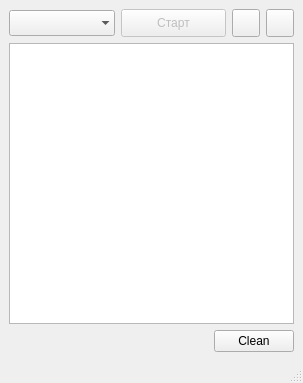
<?xml version="1.0" encoding="UTF-8"?>
<ui version="4.0">
 <class>MainWindow</class>
 <widget class="QMainWindow" name="MainWindow">
  <property name="enabled">
   <bool>true</bool>
  </property>
  <property name="geometry">
   <rect>
    <x>0</x>
    <y>0</y>
    <width>303</width>
    <height>383</height>
   </rect>
  </property>
  <property name="maximumSize">
   <size>
    <width>16777215</width>
    <height>16777215</height>
   </size>
  </property>
  <property name="windowTitle">
   <string>MainWindow</string>
  </property>
  <widget class="QWidget" name="centralwidget">
   <layout class="QVBoxLayout" name="verticalLayout">
    <item>
     <layout class="QHBoxLayout" name="horizontalLayout">
      <item>
       <widget class="QComboBox" name="deviceComboBox">
        <property name="minimumSize">
         <size>
          <width>0</width>
          <height>26</height>
         </size>
        </property>
        <property name="frame">
         <bool>false</bool>
        </property>
       </widget>
      </item>
      <item>
       <widget class="QPushButton" name="startMeasureButton">
        <property name="enabled">
         <bool>false</bool>
        </property>
        <property name="minimumSize">
         <size>
          <width>0</width>
          <height>28</height>
         </size>
        </property>
        <property name="maximumSize">
         <size>
          <width>16777215</width>
          <height>16777215</height>
         </size>
        </property>
        <property name="text">
         <string>Старт</string>
        </property>
       </widget>
      </item>
      <item>
       <widget class="QPushButton" name="searchPushButton">
        <property name="minimumSize">
         <size>
          <width>0</width>
          <height>28</height>
         </size>
        </property>
        <property name="maximumSize">
         <size>
          <width>28</width>
          <height>16777215</height>
         </size>
        </property>
        <property name="toolTip">
         <string>Search for 1-Wire devices</string>
        </property>
        <property name="text">
         <string/>
        </property>
        <property name="icon">
         <iconset resource="res.qrc">
          <normaloff>:/images/search.png</normaloff>:/images/search.png</iconset>
        </property>
        <property name="iconSize">
         <size>
          <width>16</width>
          <height>16</height>
         </size>
        </property>
       </widget>
      </item>
      <item>
       <widget class="QPushButton" name="connectPushButton">
        <property name="minimumSize">
         <size>
          <width>0</width>
          <height>28</height>
         </size>
        </property>
        <property name="maximumSize">
         <size>
          <width>28</width>
          <height>16777215</height>
         </size>
        </property>
        <property name="toolTip">
         <string>USB Connect/Disconnect</string>
        </property>
        <property name="text">
         <string/>
        </property>
        <property name="icon">
         <iconset resource="res.qrc">
          <normaloff>:/images/sw_off.png</normaloff>:/images/sw_off.png</iconset>
        </property>
        <property name="iconSize">
         <size>
          <width>18</width>
          <height>18</height>
         </size>
        </property>
       </widget>
      </item>
     </layout>
    </item>
    <item>
     <widget class="QTextEdit" name="textEdit">
      <property name="readOnly">
       <bool>true</bool>
      </property>
     </widget>
    </item>
    <item>
     <layout class="QHBoxLayout" name="horizontalLayout_3">
      <item>
       <spacer name="horizontalSpacer">
        <property name="orientation">
         <enum>Qt::Orientation::Horizontal</enum>
        </property>
        <property name="sizeHint" stdset="0">
         <size>
          <width>40</width>
          <height>20</height>
         </size>
        </property>
       </spacer>
      </item>
      <item>
       <widget class="QPushButton" name="clearPushButton">
        <property name="text">
         <string>Clean</string>
        </property>
       </widget>
      </item>
     </layout>
    </item>
   </layout>
  </widget>
  <widget class="QMenuBar" name="menubar">
   <property name="geometry">
    <rect>
     <x>0</x>
     <y>0</y>
     <width>303</width>
     <height>30</height>
    </rect>
   </property>
  </widget>
  <widget class="QStatusBar" name="statusbar"/>
 </widget>
 <resources>
  <include location="res.qrc"/>
 </resources>
 <connections/>
</ui>
